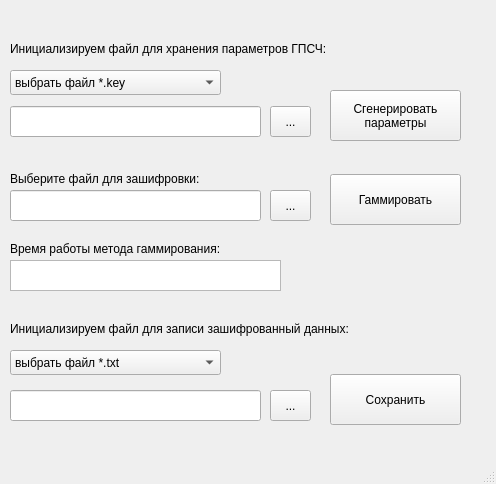
<?xml version="1.0" encoding="UTF-8"?>
<ui version="4.0">
 <class>MainWindow</class>
 <widget class="QMainWindow" name="MainWindow">
  <property name="enabled">
   <bool>true</bool>
  </property>
  <property name="geometry">
   <rect>
    <x>0</x>
    <y>0</y>
    <width>496</width>
    <height>484</height>
   </rect>
  </property>
  <property name="windowTitle">
   <string>MainWindow</string>
  </property>
  <widget class="QWidget" name="centralwidget">
   <widget class="QToolButton" name="KeyToolButton">
    <property name="geometry">
     <rect>
      <x>270</x>
      <y>106</y>
      <width>41</width>
      <height>31</height>
     </rect>
    </property>
    <property name="text">
     <string>...</string>
    </property>
   </widget>
   <widget class="QLineEdit" name="InputKey">
    <property name="enabled">
     <bool>true</bool>
    </property>
    <property name="geometry">
     <rect>
      <x>10</x>
      <y>106</y>
      <width>251</width>
      <height>31</height>
     </rect>
    </property>
    <property name="text">
     <string/>
    </property>
   </widget>
   <widget class="QComboBox" name="KeyComboBox">
    <property name="geometry">
     <rect>
      <x>10</x>
      <y>70</y>
      <width>211</width>
      <height>25</height>
     </rect>
    </property>
    <item>
     <property name="text">
      <string>выбрать файл *.key</string>
     </property>
    </item>
    <item>
     <property name="text">
      <string>создать новый файл *.key</string>
     </property>
    </item>
   </widget>
   <widget class="QPushButton" name="ButtonGenerate">
    <property name="geometry">
     <rect>
      <x>330</x>
      <y>90</y>
      <width>131</width>
      <height>51</height>
     </rect>
    </property>
    <property name="text">
     <string>Сгенерировать
параметры</string>
    </property>
   </widget>
   <widget class="QPushButton" name="ButtonSave">
    <property name="enabled">
     <bool>true</bool>
    </property>
    <property name="geometry">
     <rect>
      <x>330</x>
      <y>374</y>
      <width>131</width>
      <height>51</height>
     </rect>
    </property>
    <property name="text">
     <string>Сохранить</string>
    </property>
   </widget>
   <widget class="QLineEdit" name="InputSaveTxt">
    <property name="geometry">
     <rect>
      <x>10</x>
      <y>390</y>
      <width>251</width>
      <height>31</height>
     </rect>
    </property>
    <property name="text">
     <string/>
    </property>
   </widget>
   <widget class="QComboBox" name="TxtComboBox">
    <property name="geometry">
     <rect>
      <x>10</x>
      <y>350</y>
      <width>211</width>
      <height>25</height>
     </rect>
    </property>
    <item>
     <property name="text">
      <string>выбрать файл *.txt</string>
     </property>
    </item>
    <item>
     <property name="text">
      <string>создать новый файл *.txt</string>
     </property>
    </item>
   </widget>
   <widget class="QToolButton" name="TxtSaveToolButton">
    <property name="geometry">
     <rect>
      <x>270</x>
      <y>390</y>
      <width>41</width>
      <height>31</height>
     </rect>
    </property>
    <property name="text">
     <string>...</string>
    </property>
   </widget>
   <widget class="QToolButton" name="TxtToolButton">
    <property name="geometry">
     <rect>
      <x>270</x>
      <y>190</y>
      <width>41</width>
      <height>31</height>
     </rect>
    </property>
    <property name="text">
     <string>...</string>
    </property>
   </widget>
   <widget class="QPushButton" name="ButtonGamming">
    <property name="enabled">
     <bool>true</bool>
    </property>
    <property name="geometry">
     <rect>
      <x>330</x>
      <y>174</y>
      <width>131</width>
      <height>51</height>
     </rect>
    </property>
    <property name="text">
     <string>Гаммировать</string>
    </property>
   </widget>
   <widget class="QLineEdit" name="InputTxt">
    <property name="geometry">
     <rect>
      <x>10</x>
      <y>190</y>
      <width>251</width>
      <height>31</height>
     </rect>
    </property>
    <property name="text">
     <string/>
    </property>
   </widget>
   <widget class="QLabel" name="TxtLabel">
    <property name="geometry">
     <rect>
      <x>10</x>
      <y>170</y>
      <width>251</width>
      <height>17</height>
     </rect>
    </property>
    <property name="text">
     <string>Выберите файл для зашифровки:</string>
    </property>
   </widget>
   <widget class="QLabel" name="KeyLabel">
    <property name="geometry">
     <rect>
      <x>10</x>
      <y>40</y>
      <width>451</width>
      <height>17</height>
     </rect>
    </property>
    <property name="text">
     <string>Инициализируем файл для хранения параметров ГПСЧ:</string>
    </property>
   </widget>
   <widget class="QLabel" name="TxtSaveLabel">
    <property name="geometry">
     <rect>
      <x>10</x>
      <y>320</y>
      <width>451</width>
      <height>17</height>
     </rect>
    </property>
    <property name="text">
     <string>Инициализируем файл для записи зашифрованный данных:</string>
    </property>
   </widget>
   <widget class="QLabel" name="timeLabel">
    <property name="geometry">
     <rect>
      <x>10</x>
      <y>240</y>
      <width>311</width>
      <height>17</height>
     </rect>
    </property>
    <property name="text">
     <string>Время работы метода гаммирования:</string>
    </property>
   </widget>
   <widget class="QTextEdit" name="time">
    <property name="geometry">
     <rect>
      <x>10</x>
      <y>260</y>
      <width>271</width>
      <height>31</height>
     </rect>
    </property>
   </widget>
  </widget>
  <widget class="QMenuBar" name="menubar">
   <property name="geometry">
    <rect>
     <x>0</x>
     <y>0</y>
     <width>496</width>
     <height>22</height>
    </rect>
   </property>
  </widget>
  <widget class="QStatusBar" name="statusbar"/>
 </widget>
 <resources/>
 <connections/>
</ui>
